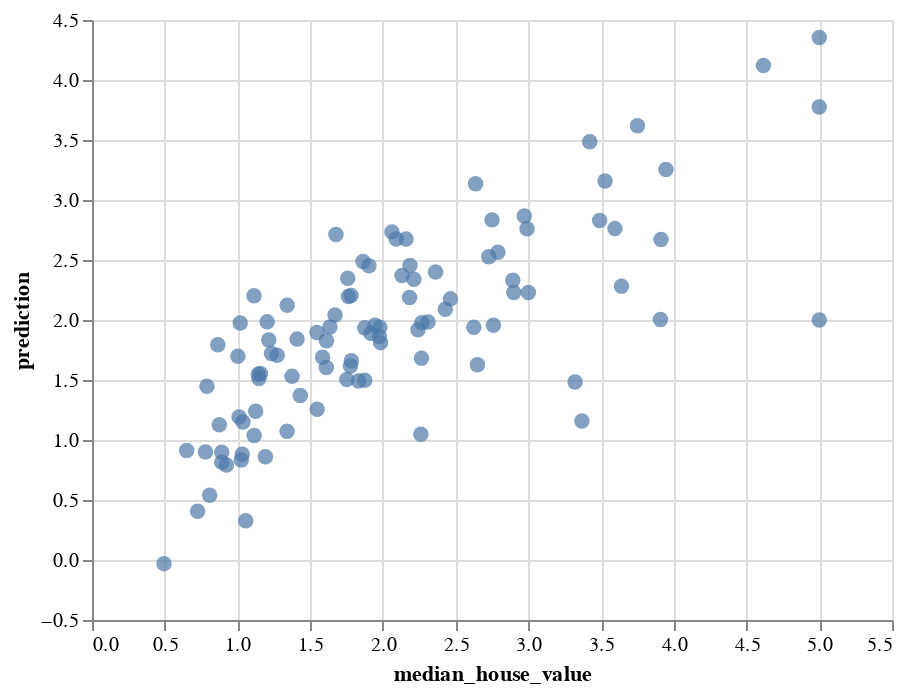

The cell this chart's notebook holds for it:
### Code cell
alt.Chart(result).mark_circle(size=60).encode(
    x='median_house_value',
    y='prediction'
)

### Figure 1 — Vega-Lite specification as saved in the notebook (floating-point values rounded to 4 significant figures)
{"config": {"view": {"continuousWidth": 400, "continuousHeight": 300}}, "data": {"name": "data-e2b743255a752c040ca5eda951e7bb68"}, "mark": {"type": "circle", "size": 60}, "encoding": {"x": {"type": "quantitative", "field": "median_house_value"}, "y": {"type": "quantitative", "field": "prediction"}}, "$schema": "https://vega.github.io/schema/vega-lite/v4.8.1.json", "datasets": {"data-e2b743255a752c040ca5eda951e7bb68": [{"median_house_value": 1.758, "prediction": 2.348, "error": -0.5897}, {"median_house_value": 1.833, "prediction": 1.492, "error": 0.341}, {"median_house_value": 1.752, "prediction": 1.505, "error": 0.2472}, {"median_house_value": 2.791, "prediction": 2.565, "error": 0.2257}, {"median_house_value": 5.0, "prediction": 4.354, "error": 0.6459}, {"median_house_value": 3.912, "prediction": 2.671, "error": 1.241}, {"median_house_value": 2.131, "prediction": 2.371, "error": -0.2402}, {"median_house_value": 1.636, "prediction": 1.941, "error": -0.3051}, {"median_house_value": 1.342, "prediction": 2.123, "error": -0.7814}, {"median_house_value": 1.057, "prediction": 0.3271, "error": 0.7299}, {"median_house_value": 0.495, "prediction": -0.03029, "error": 0.5253}, {"median_house_value": 1.204, "prediction": 1.984, "error": -0.7804}, {"median_house_value": 1.341, "prediction": 1.073, "error": 0.2682}, {"median_house_value": 1.158, "prediction": 1.554, "error": -0.3961}, {"median_house_value": 3.595, "prediction": 2.762, "error": 0.8334}, {"median_house_value": 2.159, "prediction": 2.674, "error": -0.5151}, {"median_house_value": 2.76, "prediction": 1.956, "error": 0.8036}, {"median_house_value": 1.612, "prediction": 1.827, "error": -0.2149}, {"median_house_value": 1.026, "prediction": 0.8327, "error": 0.1933}, {"median_house_value": 2.75, "prediction": 2.834, "error": -0.08437}, {"median_house_value": 2.183, "prediction": 2.188, "error": -0.004595}, {"median_house_value": 1.148, "prediction": 1.513, "error": -0.3648}, {"median_house_value": 2.062, "prediction": 2.734, "error": -0.6724}, {"median_house_value": 1.975, "prediction": 1.863, "error": 0.112}, {"median_house_value": 3.75, "prediction": 3.618, "error": 0.1318}, {"median_house_value": 1.875, "prediction": 1.498, "error": 0.3773}, {"median_house_value": 2.31, "prediction": 1.983, "error": 0.3274}, {"median_house_value": 2.091, "prediction": 2.675, "error": -0.5844}, {"median_house_value": 5.0, "prediction": 2.0, "error": 3.0}, {"median_house_value": 3.946, "prediction": 3.254, "error": 0.6921}, {"median_house_value": 4.616, "prediction": 4.122, "error": 0.4944}, {"median_house_value": 0.875, "prediction": 1.127, "error": -0.2516}, {"median_house_value": 1.215, "prediction": 1.833, "error": -0.6182}, {"median_house_value": 3.0, "prediction": 2.228, "error": 0.7716}, {"median_house_value": 1.671, "prediction": 2.042, "error": -0.3707}, {"median_house_value": 1.003, "prediction": 1.698, "error": -0.6951}, {"median_house_value": 1.432, "prediction": 1.371, "error": 0.06121}, {"median_house_value": 3.64, "prediction": 2.281, "error": 1.359}, {"median_house_value": 1.41, "prediction": 1.841, "error": -0.4308}, {"median_house_value": 2.972, "prediction": 2.867, "error": 0.1053}, {"median_house_value": 1.781, "prediction": 2.205, "error": -0.4237}, {"median_house_value": 1.125, "prediction": 1.239, "error": -0.1144}, {"median_house_value": 1.114, "prediction": 2.201, "error": -1.087}, {"median_house_value": 1.273, "prediction": 1.707, "error": -0.434}, {"median_house_value": 1.115, "prediction": 1.037, "error": 0.07818}, {"median_house_value": 1.777, "prediction": 1.616, "error": 0.1606}, {"median_house_value": 1.548, "prediction": 1.257, "error": 0.2912}, {"median_house_value": 0.79, "prediction": 1.447, "error": -0.6572}, {"median_house_value": 2.261, "prediction": 1.048, "error": 1.213}, {"median_house_value": 2.637, "prediction": 3.135, "error": -0.498}, {"median_house_value": 2.65, "prediction": 1.627, "error": 1.023}, {"median_house_value": 0.892, "prediction": 0.8147, "error": 0.07729}, {"median_house_value": 2.625, "prediction": 1.94, "error": 0.6854}, {"median_house_value": 2.9, "prediction": 2.229, "error": 0.671}, {"median_house_value": 2.991, "prediction": 2.761, "error": 0.2303}, {"median_house_value": 3.527, "prediction": 3.159, "error": 0.3679}, {"median_house_value": 1.143, "prediction": 1.547, "error": -0.4044}, {"median_house_value": 3.422, "prediction": 3.485, "error": -0.06289}, {"median_house_value": 1.917, "prediction": 1.888, "error": 0.02862}, {"median_house_value": 2.268, "prediction": 1.978, "error": 0.2902}, {"median_house_value": 0.726, "prediction": 0.4055, "error": 0.3205}, {"median_house_value": 2.265, "prediction": 1.682, "error": 0.5832}, {"median_house_value": 2.464, "prediction": 2.176, "error": 0.2879}, {"median_house_value": 2.241, "prediction": 1.918, "error": 0.3229}, {"median_house_value": 2.213, "prediction": 2.339, "error": -0.1263}, {"median_house_value": 1.979, "prediction": 1.94, "error": 0.03946}, {"median_house_value": 0.924, "prediction": 0.7921, "error": 0.1319}, {"median_house_value": 5.0, "prediction": 3.776, "error": 1.224}, {"median_house_value": 3.321, "prediction": 1.483, "error": 1.838}, {"median_house_value": 1.033, "prediction": 0.8815, "error": 0.1515}, {"median_house_value": 1.946, "prediction": 1.956, "error": -0.01034}, {"median_house_value": 0.809, "prediction": 0.5396, "error": 0.2694}, {"median_house_value": 2.362, "prediction": 2.4, "error": -0.03811}, {"median_house_value": 1.875, "prediction": 1.934, "error": -0.05946}, {"median_house_value": 1.019, "prediction": 1.975, "error": -0.9555}, {"median_house_value": 1.234, "prediction": 1.72, "error": -0.4859}, {"median_house_value": 2.893, "prediction": 2.331, "error": 0.5622}, {"median_house_value": 1.677, "prediction": 2.712, "error": -1.035}, {"median_house_value": 1.611, "prediction": 1.604, "error": 0.007064}, {"median_house_value": 0.892, "prediction": 0.8972, "error": -0.005155}, {"median_house_value": 1.038, "prediction": 1.15, "error": -0.1125}, {"median_house_value": 1.547, "prediction": 1.896, "error": -0.3492}, {"median_house_value": 2.429, "prediction": 2.089, "error": 0.3401}, {"median_house_value": 0.865, "prediction": 1.794, "error": -0.9294}, {"median_house_value": 1.585, "prediction": 1.689, "error": -0.1041}, {"median_house_value": 3.49, "prediction": 2.829, "error": 0.661}, {"median_house_value": 3.368, "prediction": 1.159, "error": 2.209}, {"median_house_value": 1.904, "prediction": 2.452, "error": -0.5485}, {"median_house_value": 2.186, "prediction": 2.454, "error": -0.268}, {"median_house_value": 1.375, "prediction": 1.53, "error": -0.1553}, {"median_house_value": 1.192, "prediction": 0.8611, "error": 0.3309}, {"median_house_value": 0.651, "prediction": 0.9133, "error": -0.2623}, {"median_house_value": 3.908, "prediction": 2.004, "error": 1.904}, {"median_house_value": 1.011, "prediction": 1.193, "error": -0.1816}, {"median_house_value": 1.984, "prediction": 1.811, "error": 0.1726}, {"median_house_value": 2.728, "prediction": 2.528, "error": 0.2004}, {"median_house_value": 1.863, "prediction": 2.488, "error": -0.625}, {"median_house_value": 1.783, "prediction": 1.661, "error": 0.1224}, {"median_house_value": 1.763, "prediction": 2.196, "error": -0.4328}, {"median_house_value": 0.78, "prediction": 0.9004, "error": -0.1204}]}}
